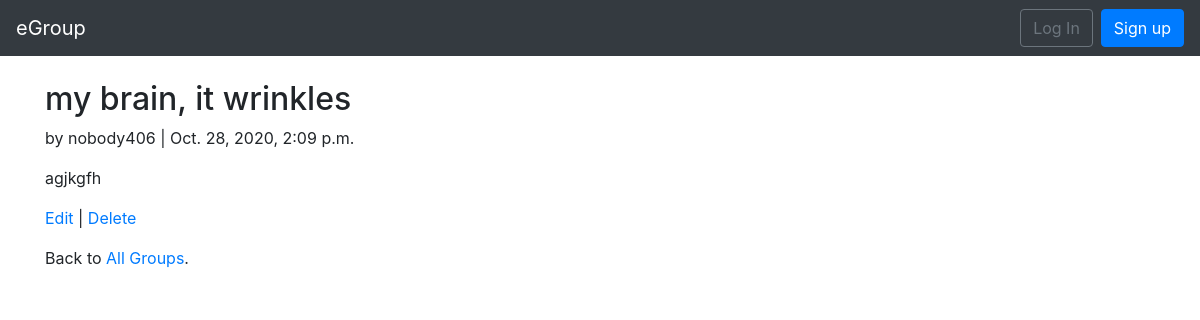
/allgroups/14/, run on the app's committed database.
### allgroups/models.py (models this page shows, shortened)
class Allgroups(models.Model):
    title = models.CharField(max_length=255)
    body = models.TextField()
    date = models.DateTimeField(auto_now_add=True)
    author = models.ForeignKey(
        get_user_model(),
        on_delete=models.CASCADE,
        )

### users/models.py (models this page shows)
class CustomUser(AbstractUser):
    age = models.PositiveIntegerField(null=True, blank=True)

### allgroups/views.py (the view)
# urls.py: path('<int:pk>/', AllgroupsDetailView.as_view(), name='allgroups_detail'),
class AllgroupsDetailView(DetailView):
    model = Allgroups
    template_name = 'allgroups_detail.html'

### templates/allgroups_detail.html
{% extends 'base.html' %}
{% block content %}
<div class ="allgroups-entry">
<h2>{{ object.title }}</h2>
<p>by {{ object.author }} | {{ object.date}}</p>
<p>{{ object.body }}</p>
</div>
<p><a href="{% url 'allgroups_edit' allgroups.pk %}">Edit</a> |
<a href="{% url 'allgroups_delete' allgroups.pk %}">Delete</a></p>
<p>Back to <a href="{% url 'allgroups_list' %}">All Groups</a>.</p>
{% endblock content %}

### data on the page
Allgroups: title "my brain, it wrinkles", author "nobody406", date "Oct. 28, 2020, 2:09 p.m.", body "agjkgfh"
